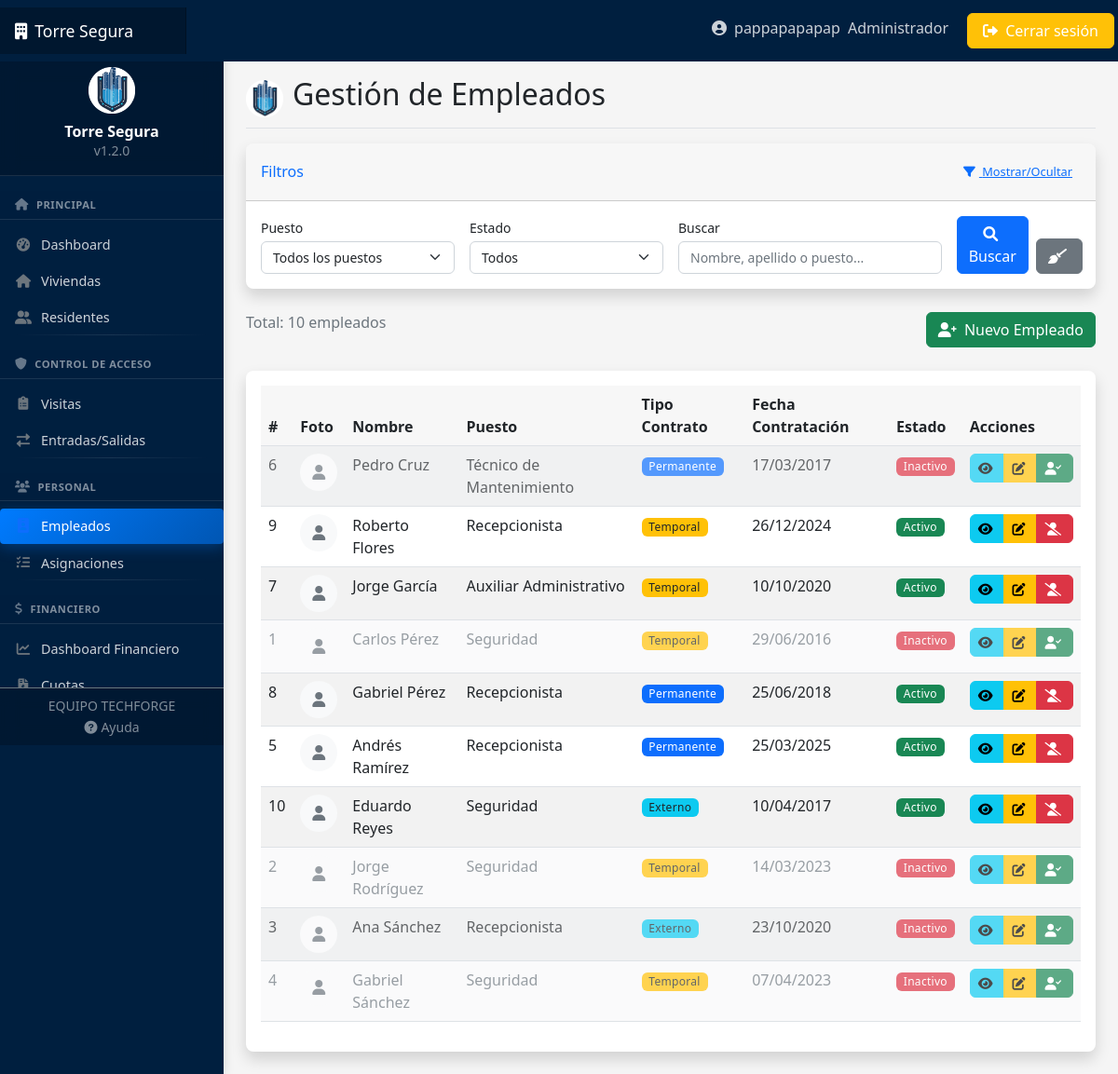
Page /personal/empleados/ (signed in) on the earlier database version.
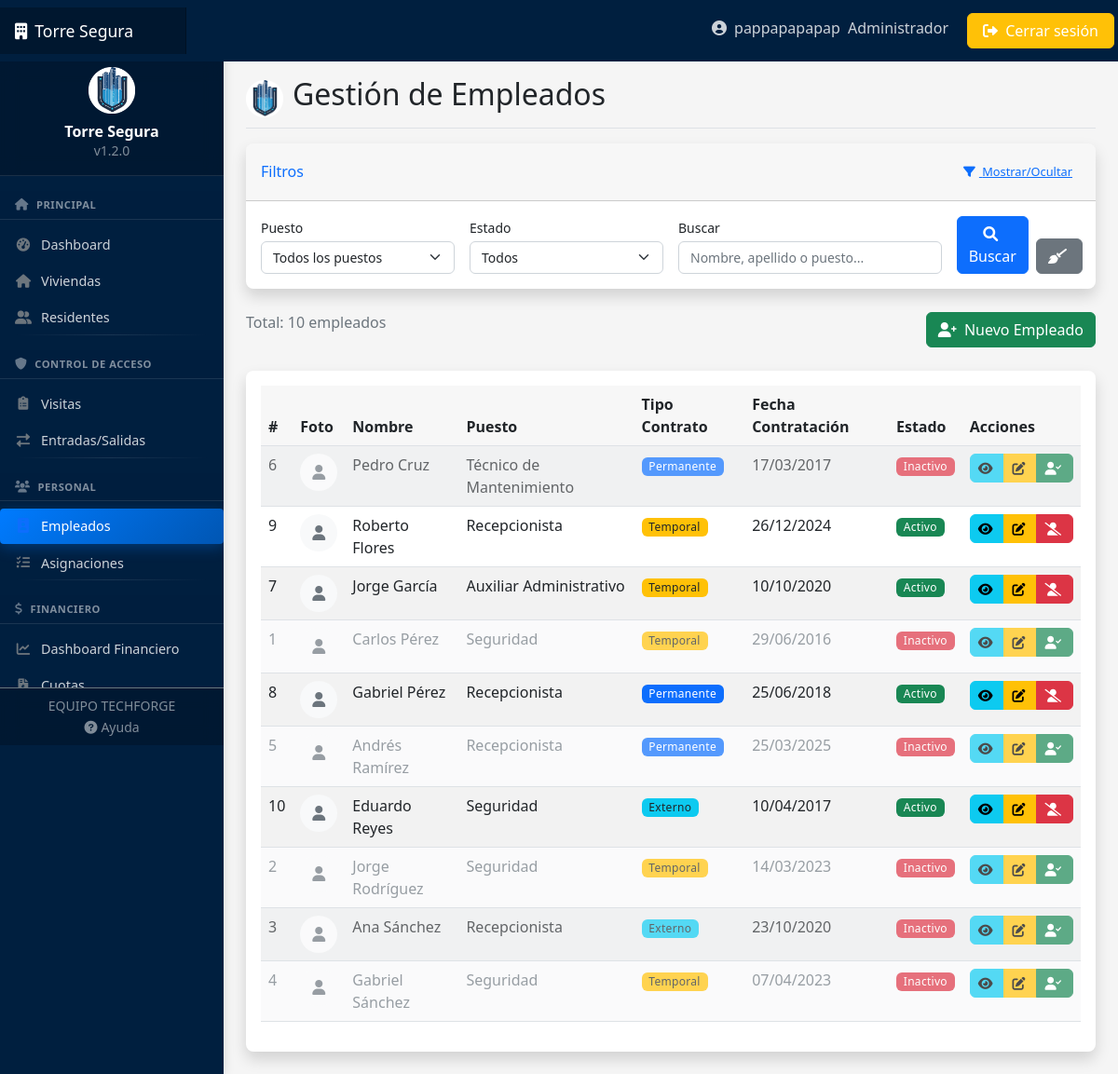
Same page on the later database version.
### personal/models.py (models this page shows, shortened)
class Empleado(models.Model):
    TIPOS_CONTRATO = [
        ('PERMANENTE', 'Permanente'),
        ('TEMPORAL', 'Temporal'),
        ('EXTERNO', 'Proveedor Externo'),
    ]
    usuario = models.OneToOneField(Usuario, on_delete=models.CASCADE, related_name='empleado')
    puesto = models.ForeignKey(Puesto, on_delete=models.PROTECT, related_name='empleados')
    fecha_contratacion = models.DateField()
    tipo_contrato = models.CharField(max_length=15, choices=TIPOS_CONTRATO, default='PERMANENTE')
    salario = models.DecimalField(max_digits=10, decimal_places=2, blank=True, null=True)
    contacto_emergencia = models.CharField(max_length=150, blank=True)
    telefono_emergencia = models.CharField(max_length=15, blank=True)
    especialidad = models.CharField(max_length=100, blank=True)
    activo = models.BooleanField(default=True)
    fecha_creacion = models.DateTimeField(auto_now_add=True, null=True, blank=True)
    fecha_modificacion = models.DateTimeField(auto_now=True, null=True, blank=True)
    creado_por = models.ForeignKey(
        Usuario,
        on_delete=models.SET_NULL,
        null=True,
        blank=True,
        related_name='empleados_creados'
    )
    class Meta:
        verbose_name = "Empleado"
        verbose_name_plural = "Empleados"
        ordering = ['usuario__last_name', 'usuario__first_name']
        constraints = [
            models.CheckConstraint(
                check=models.Q(salario__gte=0) | models.Q(salario__isnull=True),
                name='empleado_salario_no_negativo'
            ),
        ]

class Puesto(models.Model):
    nombre = models.CharField(max_length=100, unique=True)
    descripcion = models.TextField(blank=True)
    requiere_especializacion = models.BooleanField(default=False)
    activo = models.BooleanField(default=True, help_text="Indica si el puesto está disponible para asignar")
    fecha_creacion = models.DateTimeField(auto_now_add=True, null=True, blank=True)
    fecha_modificacion = models.DateTimeField(auto_now=True, null=True, blank=True)
    class Meta:
        verbose_name = "Puesto"
        verbose_name_plural = "Puestos"
        ordering = ['nombre']
        constraints = [
            models.CheckConstraint(
                check=models.Q(nombre__isnull=False),
                name='puesto_nombre_not_null'
            ),
        ]

### usuarios/models.py (models this page shows, shortened)
class Usuario(AbstractUser):
    TIPOS_DOCUMENTO = [
        ('DNI', 'DNI'),
        ('PASAPORTE', 'Pasaporte'),
        ('CEDULA', 'Cédula'),
    ]
    rol = models.ForeignKey(Rol, on_delete=models.SET_NULL, null=True, related_name='usuarios')
    telefono = models.CharField(max_length=15, blank=True)
    tipo_documento = models.CharField(max_length=10, choices=TIPOS_DOCUMENTO, default='DNI')
    numero_documento = models.CharField(max_length=20, blank=True)
    foto = models.ImageField(upload_to='usuarios/', blank=True, null=True)
    email_confirmado = models.BooleanField(default=False)

### personal/views.py (the view)
# urls.py: path('empleados/', views.EmpleadoListView.as_view(), name='empleado-list'),
class EmpleadoListView(LoginRequiredMixin, ListView):
    model = Empleado
    template_name = 'personal/empleado_list.html'
    context_object_name = 'empleados'
    def get_queryset(self):
        queryset = super().get_queryset().select_related('usuario', 'puesto')
        puesto_id = self.request.GET.get('puesto')
        if puesto_id:
            try:
                queryset = queryset.filter(puesto_id=int(puesto_id))
            except (ValueError, TypeError):
                pass
        estado = self.request.GET.get('estado')
        if estado:
            activo = estado == 'activo'
            queryset = queryset.filter(activo=activo)
        query = self.request.GET.get('q')
        if query:
            queryset = queryset.filter(
                Q(usuario__first_name__icontains=query) |
                Q(usuario__last_name__icontains=query) |
                Q(puesto__nombre__icontains=query)
            )
        return queryset
    def get_context_data(self, **kwargs):
        context = super().get_context_data(**kwargs)
        context['puestos'] = Puesto.objects.all()
        context['filtro_puesto'] = self.request.GET.get('puesto', '')
        context['filtro_estado'] = self.request.GET.get('estado', '')
        context['query'] = self.request.GET.get('q', '')
        return context

### usuarios/models.py (called while the page is built)
    def __str__(self):
        return self.nombre

### templates/personal/empleado_list.html (shortened to what the changed rows need)
{% extends 'base.html' %}
{% load static %}
{% block header %}Gestión de Empleados{% endblock %}
{% block content %}
<div class="card shadow">
    <div class="card-body">
        <div class="table-responsive">
            <table class="table table-striped table-hover">
                <thead>
                    <tr>
                        <th>#</th>
                        <th>Foto</th>
                        <th>Nombre</th>
                        <th>Puesto</th>
                        <th>Tipo Contrato</th>
                        <th>Fecha Contratación</th>
                        <th>Estado</th>
                        <th>Acciones</th>
                    </tr>
                </thead>
                <tbody>
                    {% for empleado in empleados %}
                    <tr class="{% if not empleado.activo %}empleado-inactivo{% endif %}">
                        <td>{{ empleado.id }}</td>
                        <td>
                            {% if empleado.usuario.foto %}
                                <img src="{{ empleado.usuario.foto.url }}" alt="{{ empleado.usuario }}" class="rounded-circle" style="width: 40px; height: 40px; object-fit: cover;">
                            {% else %}
                                <div class="bg-light rounded-circle d-inline-flex align-items-center justify-content-center" style="width: 40px; height: 40px;">
                                    <i class="fas fa-user text-secondary"></i>
                                </div>
                            {% endif %}
                        </td>
                        <td>{{ empleado.usuario.first_name }} {{ empleado.usuario.last_name }}</td>
                        <td>{{ empleado.puesto.nombre }}</td>
                        <td>
                            {% if empleado.tipo_contrato == 'PERMANENTE' %}
                                <span class="badge bg-primary">Permanente</span>
                            {% elif empleado.tipo_contrato == 'TEMPORAL' %}
                                <span class="badge bg-warning text-dark">Temporal</span>
                            {% else %}
                                <span class="badge bg-info text-dark">Externo</span>
                            {% endif %}
                        </td>
                        <td>{{ empleado.fecha_contratacion|date:"d/m/Y" }}</td>
                        <td>
                            {% if empleado.activo %}
                                <span class="badge bg-success">Activo</span>
                            {% else %}
                                <span class="badge bg-danger">Inactivo</span>
                            {% endif %}
                        </td>
                        <td>
                            <div class="btn-group btn-group-sm">
                                <a href="{% url 'empleado-detail' empleado.id %}" class="btn btn-info" title="Ver detalles">
                                    <i class="fas fa-eye"></i>
                                </a>
                                <a href="{% url 'empleado-update' empleado.id %}" class="btn btn-warning" title="Editar">
                                    <i class="fas fa-edit"></i>
                                </a>
                                <a href="{% url 'empleado-change-state' empleado.id %}" class="btn {% if empleado.activo %}btn-danger{% else %}btn-success{% endif %}" title="{% if empleado.activo %}Desactivar{% else %}Activar{% endif %}">
                                    <i class="fas {% if empleado.activo %}fa-user-slash{% else %}fa-user-check{% endif %}"></i>
                                </a>
                            </div>
                        </td>
                    </tr>
                    {% empty %}
                    <tr>
                        <td colspan="8" class="text-center">No hay empleados registrados</td>
                    </tr>
                    {% endfor %}
                </tbody>
            </table>
        </div>
    </div>
</div>
{% endblock %}

Differences in the rows shown:
changed Empleado "Andrés": activo "Activo" → "Inactivo"
